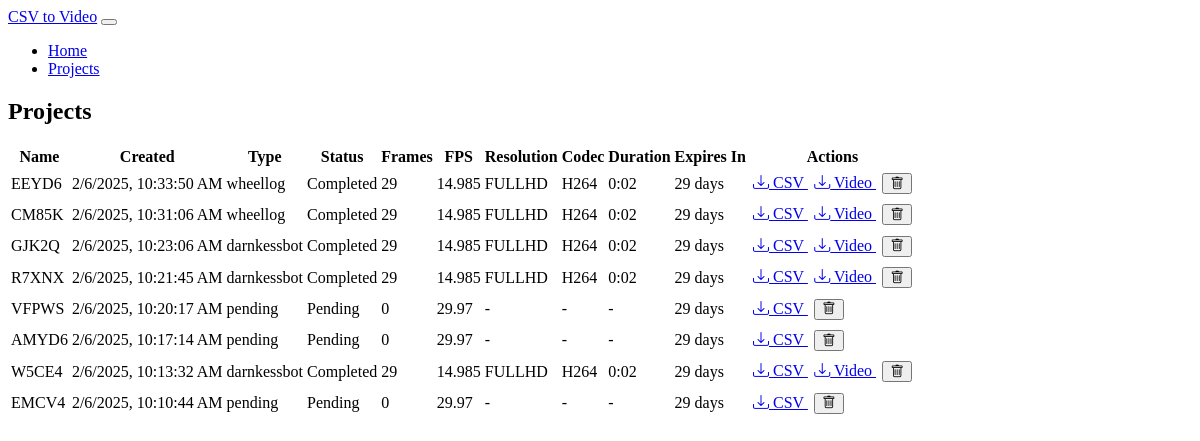
The app's page /projects with its own data.
### models.py (models this page shows, shortened)
class Project(db.Model):
    id = db.Column(db.Integer, primary_key=True)
    name = db.Column(db.String(100), nullable=False)
    csv_file = db.Column(db.String(255), nullable=False)
    csv_type = db.Column(db.String(20), nullable=False)  # 'darnkessbot' or 'wheellog'
    created_at = db.Column(db.DateTime, nullable=False, default=datetime.utcnow)
    expiry_date = db.Column(db.DateTime, nullable=False)
    frame_count = db.Column(db.Integer, default=0)
    fps = db.Column(db.Float, default=29.97)
    video_file = db.Column(db.String(255))
    codec = db.Column(db.String(10))
    resolution = db.Column(db.String(10))  # 'fullhd' or '4k'
    video_duration = db.Column(db.Float)  # Duration in seconds
    status = db.Column(db.String(20), default='pending')  # pending, processing, completed, error
    error_message = db.Column(db.Text)
    folder_number = db.Column(db.Integer)  # New field for storing unique folder number
    def days_until_expiry(self):
        if self.expiry_date:
            delta = self.expiry_date - datetime.utcnow()
            return max(0, delta.days)
        return 0
    def get_duration_str(self):
        if self.video_duration is None:
            return '-'
        minutes = int(self.video_duration // 60)
        seconds = int(self.video_duration % 60)
        return f"{minutes}:{seconds:02d}"

### app.py (the view)
@app.route('/projects')
def list_projects():
    page = request.args.get('page', 1, type=int)
    projects = Project.query.order_by(Project.created_at.desc())\
        .paginate(page=page, per_page=10, error_out=False)
    return render_template('projects.html', projects=projects)

### templates/projects.html (shortened to what this page needs)
{% extends "base.html" %}
{% block content %}
<div class="card">
    <div class="card-header">
        <h2 class="card-title">Projects</h2>
    </div>
    <div class="card-body">
        <div class="table-responsive">
            <table class="table">
                <thead>
                    <tr>
                        <th>Name</th>
                        <th>Created</th>
                        <th>Type</th>
                        <th>Status</th>
                        <th>Frames</th>
                        <th>FPS</th>
                        <th>Resolution</th>
                        <th>Codec</th>
                        <th>Duration</th>
                        <th>Expires In</th>
                        <th>Actions</th>
                    </tr>
                </thead>
                <tbody>
                    {% for project in projects.items %}
                    <tr>
                        <td>{{ project.name }}</td>
                        <td data-timestamp="{{ project.created_at.timestamp() }}">
                        </td>
                        <td>{{ project.csv_type }}</td>
                        <td>
                            <span class="badge text-bg-{{
                                'warning' if project.status == 'processing' else
                                'success' if project.status == 'completed' else
                                'danger' if project.status == 'error' else
                                'secondary'
                            }}"
                            data-project-id="{{ project.id }}"
                            data-project-status="{{ project.status }}"
                            >{{ project.status.capitalize() }}</span>
                        </td>
                        <td>{{ project.frame_count }}</td>
                        <td>{{ project.fps }}</td>
                        <td>{{ project.resolution|upper if project.resolution else '-' }}</td>
                        <td>{{ project.codec|upper if project.codec else '-' }}</td>
                        <td>{{ project.get_duration_str() }}</td>
                        <td>{{ project.days_until_expiry() }} days</td>
                        <td>
                            <a href="{{ url_for('download_file', project_id=project.id, type='processed_csv') }}"
                               class="btn btn-sm btn-info">
                                <i class="bi bi-download"></i> CSV
                            </a>
                            {% if project.video_file %}
                            <a href="{{ url_for('download_file', project_id=project.id, type='video') }}"
                               class="btn btn-sm btn-success">
                                <i class="bi bi-download"></i> Video
                            </a>
                            {% endif %}
                            <button onclick="deleteProject({{ project.id }})"
                                    class="btn btn-sm btn-danger">
                                <i class="bi bi-trash"></i>
                            </button>
                        </td>
                    </tr>
                    {% endfor %}
                </tbody>
            </table>
        </div>
    </div>
</div>
{% endblock %}

### templates/base.html (shortened to what this page needs)
<!DOCTYPE html>
<html lang="en" data-bs-theme="dark">
<head>
    <link href="https://cdn.replit.com/agent/bootstrap-agent-dark-theme.min.css" rel="stylesheet">
    <link href="https://cdn.jsdelivr.net/npm/bootstrap-icons@1.7.2/font/bootstrap-icons.css" rel="stylesheet">
    <link href="{{ url_for('static', filename='css/custom.css') }}" rel="stylesheet">
</head>
<body>
    <nav class="navbar navbar-expand-lg navbar-dark bg-dark mb-4">
        <div class="container">
            <a class="navbar-brand" href="{{ url_for('index') }}">CSV to Video</a>
            <button class="navbar-toggler" type="button" data-bs-toggle="collapse" data-bs-target="#navbarNav">
            </button>
            <div class="collapse navbar-collapse" id="navbarNav">
                <ul class="navbar-nav">
                    <li class="nav-item">
                        <a class="nav-link" href="{{ url_for('index') }}">Home</a>
                    </li>
                    <li class="nav-item">
                        <a class="nav-link" href="{{ url_for('list_projects') }}">Projects</a>
                    </li>
                </ul>
            </div>
        </div>
    </nav>
    <div class="container">
        {% block content %}{% endblock %}
    </div>
</body>
</html>

### static/css/custom.css (style rules this page uses)
.card { margin-bottom: 2rem; }
.table td, .table th { vertical-align: middle; white-space: nowrap; }
.table td:last-child { min-width: 150px; }
.table-responsive { overflow-x: auto; }
.btn-sm { margin: 0.2rem; }

### records on screen
Project: name "EEYD6", csv_type "wheellog", status "Completed", frame_count "29", fps "14.985", resolution "FULLHD", codec "H264", get_duration_str "0:02", days_until_expiry "29"
Project: name "CM85K", csv_type "wheellog", status "Completed", frame_count "29", fps "14.985", resolution "FULLHD", codec "H264", get_duration_str "0:02", days_until_expiry "29"
Project: name "GJK2Q", csv_type "darnkessbot", status "Completed", frame_count "29", fps "14.985", resolution "FULLHD", codec "H264", get_duration_str "0:02", days_until_expiry "29"
Project: name "R7XNX", csv_type "darnkessbot", status "Completed", frame_count "29", fps "14.985", resolution "FULLHD", codec "H264", get_duration_str "0:02", days_until_expiry "29"
Project: name "VFPWS", csv_type "pending", status "Pending", frame_count "0", fps "29.97", resolution "-", codec "-", get_duration_str "-", days_until_expiry "29"
Project: name "AMYD6", csv_type "pending", status "Pending", frame_count "0", fps "29.97", resolution "-", codec "-", get_duration_str "-", days_until_expiry "29"
Project: name "W5CE4", csv_type "darnkessbot", status "Completed", frame_count "29", fps "14.985", resolution "FULLHD", codec "H264", get_duration_str "0:02", days_until_expiry "29"
Project: name "EMCV4", csv_type "pending", status "Pending", frame_count "0", fps "29.97", resolution "-", codec "-", get_duration_str "-", days_until_expiry "29"
